Frame 1 (no input): blank canvas, image omitted
Frame 60 (the mouse pressed at the canvas centre just before this capture): blank canvas, image omitted
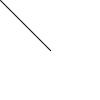
Frame 120 (the mouse held since frame 60 and released just before this capture)

The Processing sketch whose frames 1 and 60 were blank and that drew this single picture after the mouse press (run headless with seeded random() and noise(); from frame 60 on, the mouse is pressed at the canvas centre):

// Processing sketch: SimpleFormRecognition
// ── SimpleFormRecognition.pde
/*
 * Scribbling
 * Development Prototype #1
 */

// Test vars
public static boolean   TEST                   = false;
public static boolean   DRAW_DETECT_POINTS     = false;

// Global P5 Modes
public static int       JAVA_MODE              = 1;
public static int       ANDROID_MODE           = 2;
public static int       MODE                   = JAVA_MODE;

// Mode Switching
public static int       DRAWING_MODE           = 1;
public static int       GESTURE_MODE           = 2;

// Drawing vars
public static float     DRAWING_STROKE_WEIGHT  = (MODE == ANDROID_MODE) ? 4 : 1;
public static float     START_END_DIST         = 100;
public static float     DRAWING_MIN_SIZE       = 20;
public static float     ELLIPSE_DETECT_RATIO   = 70;

int inputMode; 
boolean isUserTouching;
PVector vMinX, vMaxX, vMinY, vMaxY;
PVector vTouchStart, vTouchEnd;
color drawColor = #000000;

ArrayList<ScribblingForm> forms;

void setup() {
  
  if (MODE == ANDROID_MODE) {
    println("Android Mode");
    // Force orientation to landscape mode
    orientation(LANDSCAPE); // horizontal
  } else {
    println("Java Mode");
    //size(800, 800);
  }
  
  println("Initialized in DRAWING mode");
  inputMode = DRAWING_MODE;
      
  smooth();
  
  background(255);
  stroke(0);
  
  rectMode(CENTER);
  ellipseMode(CENTER);
  
  forms = new ArrayList<ScribblingForm>();
  
  isUserTouching = false;
}

void draw() {
  if (isUserTouching) {
    
    if (inputMode == DRAWING_MODE) {
      
      // Analize the object being drawn to find patterns
      checkDrawingCoords();
      
      noFill();
      strokeWeight(DRAWING_STROKE_WEIGHT);
      stroke(drawColor);
      
      // Draw
      line(pmouseX, pmouseY, mouseX, mouseY);
    }
  }
  
  if (inputMode == GESTURE_MODE) {
      
    // Clean background
    background(255);
    
    displayForms();
  }
}

void displayForms() {
  
  for (int i=0; i<forms.size(); i++) {
    ScribblingForm form = forms.get(i);
    if (inputMode == GESTURE_MODE) {
      form.rollover(mouseX,mouseY);
      form.drag(mouseX,mouseY);
    }
    form.display();
  }
}

///////////////////////////
// Mouse/Touch Functions
///////////////////////////

void mousePressed() {
  
  isUserTouching = true;

  if (inputMode == DRAWING_MODE) {
    // Initialize vectors
    vMinX = new PVector(mouseX, mouseY);
    vMaxX = new PVector(mouseX, mouseY);
    vMinY = new PVector(mouseX, mouseY);
    vMaxY = new PVector(mouseX, mouseY);
    
    // Point where touch starts
    vTouchStart = new PVector(mouseX, mouseY);
  
  } else if (inputMode == GESTURE_MODE) {
    for (int i=0; i<forms.size(); i++) {
      ScribblingForm form = forms.get(i);
      form.clicked(mouseX,mouseY);
    }
  }
}  

void mouseReleased() {
  isUserTouching = false;
  
  if (inputMode == DRAWING_MODE) {
    // Point where touch ends
    vTouchEnd = new PVector(mouseX, mouseY);
    
    // Function that check
    checkDrawingAfterCompletion();
    
    // Clean background
    background(255);
    
    // Display all forms
    displayForms();
    
  } else if (inputMode == GESTURE_MODE) {
    for (int i=0; i<forms.size(); i++) {
      ScribblingForm form = forms.get(i);
      form.stopDragging();
    }
  }
}

/////////////////////
// Check Functions
/////////////////////

// Function that analizes the object being drawn to find patterns
void checkDrawingCoords() {
  
  // Check circle position
  if (mouseX < vMinX.x) {
    vMinX.x = mouseX;
    vMinX.y = mouseY;
  }
  if (mouseX > vMaxX.x) {
    vMaxX.x = mouseX;
    vMaxX.y = mouseY;
  }
  if (mouseY < vMinY.y) {
    vMinY.x = mouseX;
    vMinY.y = mouseY;
  }
  if (mouseY > vMaxY.y) {
    vMaxY.x = mouseX;
    vMaxY.y = mouseY;
  }
}

// Function that checks drawing after completion/mouseReleased.
// If it's a known form it will add the form to our array
void checkDrawingAfterCompletion() {
  
  if (!isScrawl()) {
    
    PVector vCenterX = PVector.lerp(vMinX, vMaxX, 0.5);
    PVector vCenterY = PVector.lerp(vMinY, vMaxY, 0.5);
    PVector vCenter  = PVector.lerp(vCenterX, vCenterY, 0.5);
    float   radius   = 0.5*(vMinX.dist(vMaxX) + vMinY.dist(vMaxY));
    
    // Test helpers
    if (DRAW_DETECT_POINTS) {
      drawCircleDetectionPoints(vCenterX, vCenterY, vCenter, radius);
    }
    
    // Create ScribblingForm
    forms.add(new ScribblingForm(vCenter.x, vCenter.y, radius, drawColor));
  }
}

// Function that detects if the drawing is a scrawl
boolean isScrawl() {
  
  float startEndDist = vTouchStart.dist(vTouchEnd);
  float distX = vMinX.dist(vMaxX);
  float distY = vMinY.dist(vMaxY);
  
  boolean isOpen = startEndDist > START_END_DIST;
  boolean isPoint = (distX < DRAWING_MIN_SIZE && distY < DRAWING_MIN_SIZE);
  boolean isEllipse = Math.abs(distX - distY) > ELLIPSE_DETECT_RATIO;
  
  // TO DO: Detect distance between min/max points and centers
  return (isOpen || isPoint || isEllipse);
}

////////////////////
// Draw Functions
////////////////////

void drawCircleDetectionPoints(PVector vCenterX, PVector vCenterY, PVector vCenter, float radius) {
  
  noStroke();
  
  // X-Values: Blue
  fill(0,0,255);
  ellipse(vMinX.x, vMinX.y, 15, 15);
  ellipse(vMaxX.x, vMaxX.y, 15, 15);
  
  // Y-Values: Green
  fill(0,255,0);
  ellipse(vMinY.x, vMinY.y, 15, 15);
  ellipse(vMaxY.x, vMaxY.y, 15, 15);
  
  noFill();
  strokeWeight(DRAWING_STROKE_WEIGHT);
  
  // Center X
  stroke(0,0,255);
  ellipse(vCenterX.x, vCenterX.y, 10, 10);
  
  // Center Y
  stroke(0,255,0);
  ellipse(vCenterY.x, vCenterY.y, 10, 10);
  
  // Beautify circle
  
  // Get center
  noStroke();
  fill(255,0,0);
  ellipse(vCenter.x, vCenter.y, 10, 10);
}

///////////////////////
// Button Functions
///////////////////////

void keyPressed() {

  if (key == ' ') {
    
    if (inputMode == DRAWING_MODE) {
      inputMode = GESTURE_MODE;
      println("Mode changed - GESTURE");
    } else {
      inputMode = DRAWING_MODE;
      println("Mode changed - DRAWING");
    }
  } 
  
  if (key == 'r') {
    println("Color changed - RED");
    drawColor = #FF0000;
  } else if (key == 'g') {
    println("Color changed - GREEN");
    drawColor = #00FF00;
  } else if (key == 'b') {
    println("Color changed - BLUE");
    drawColor = #0000FF;
  } else if (key == 'k') {
    println("Color changed - BLACK");
    drawColor = #000000;
  }
}

// ── Draggable.pde
// Click and Drag an object
// Daniel Shiffman 

// A class for a draggable thing

class Draggable {
  boolean dragging = false; // Is the object being dragged?
  boolean rollover = false; // Is the mouse over the ellipse?
  
  float x,y,w,h;          // Location and size
  float offsetX, offsetY; // Mouseclick offset

  Draggable(float tempX, float tempY, float tempW, float tempH) { 
    x = tempX;
    y = tempY;
    w = tempW;
    h = tempH;
    offsetX = 0;
    offsetY = 0;
  }

  // Is a point inside the rectangle (for click)?
  void clicked(int mx, int my) {
    if (isOver(mx, my)) {
      println("click");
      dragging = true;
      // If so, keep track of relative location of click to corner of rectangle
      offsetX = x-mx;
      offsetY = y-my;
    }
  }
  
  // Is a point inside the draggable object (for rollover)
  void rollover(int mx, int my) {
    if (isOver(mx, my)) {
      println("rollover");
      rollover = true;
    } else {
      rollover = false;
    }
  }

  // Stop dragging
  void stopDragging() {
    println("stop dragging");
    dragging = false;
  }
  
  // Drag object
  void drag(int mx, int my) {
    if (dragging) {
      println("drag it!");
      x = mx + offsetX;
      y = my + offsetY;
    }
  }
  
  boolean isOver(int mx, int my) { 
    return (mx > (x-w/2) && mx < (x+w/2) && my > (y-h/2) && my < (y+h/2));
  }
}

// ── ScribblingForm.pde
/*
 * ScribblingForm Class Definition
 */
 
class ScribblingForm extends Draggable {
  
  //float x;
  //float y;
  float radius;
  color formColor;
  
  ScribblingForm(float x, float y, float radius, color formColor) {
    super(x, y, radius, radius);
    
    //this.x         = x;
    //this.y         = y;
    this.radius    = radius;
    this.formColor = formColor;
  }
  
  public void display() {
    stroke(formColor);
    
//    if (dragging) fill(formColor, 150);
//    else if (rollover) fill(formColor, 100);
//    else fill(formColor, 50);
    
    ellipse(x, y, radius, radius);
  }
}
